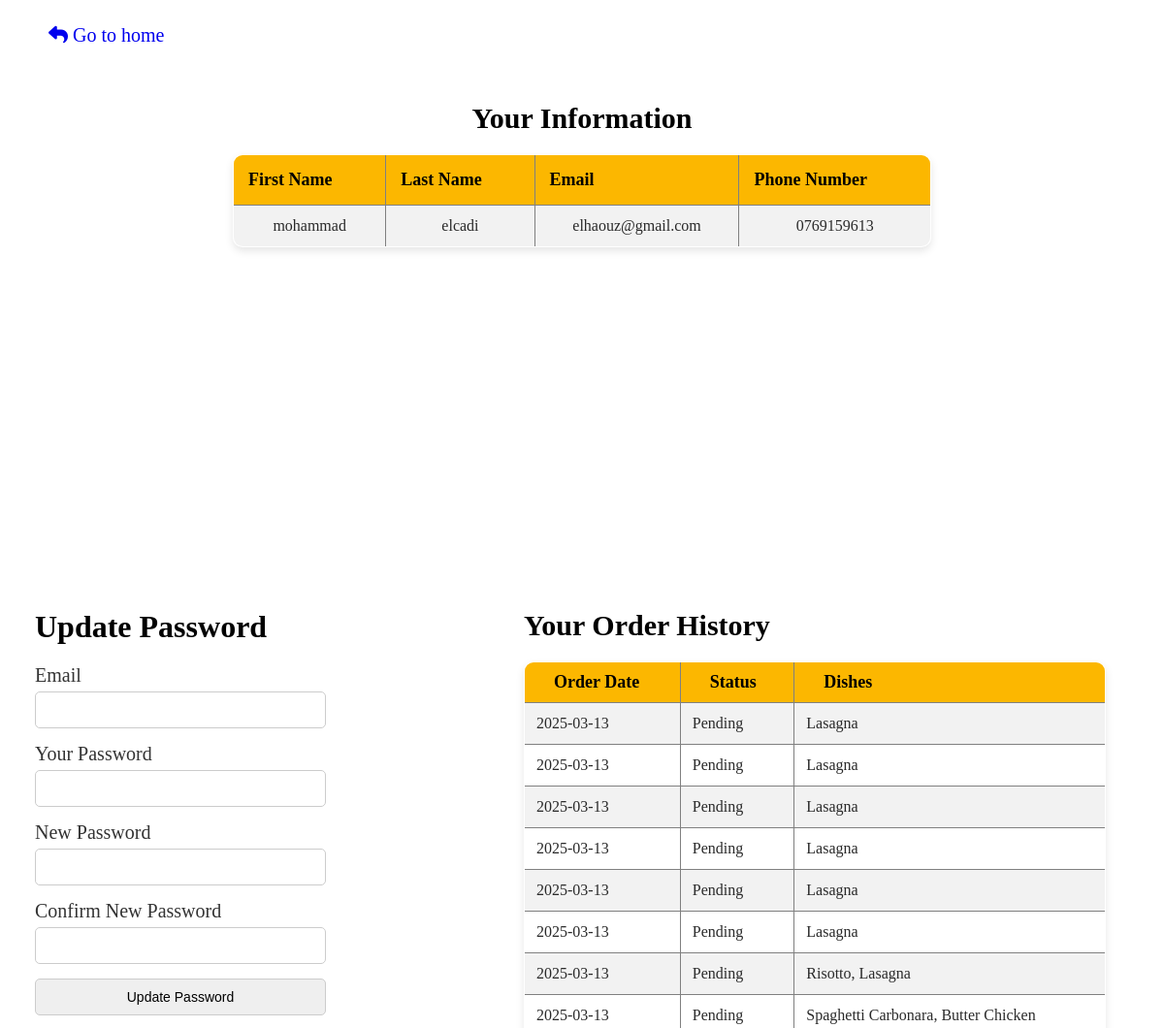
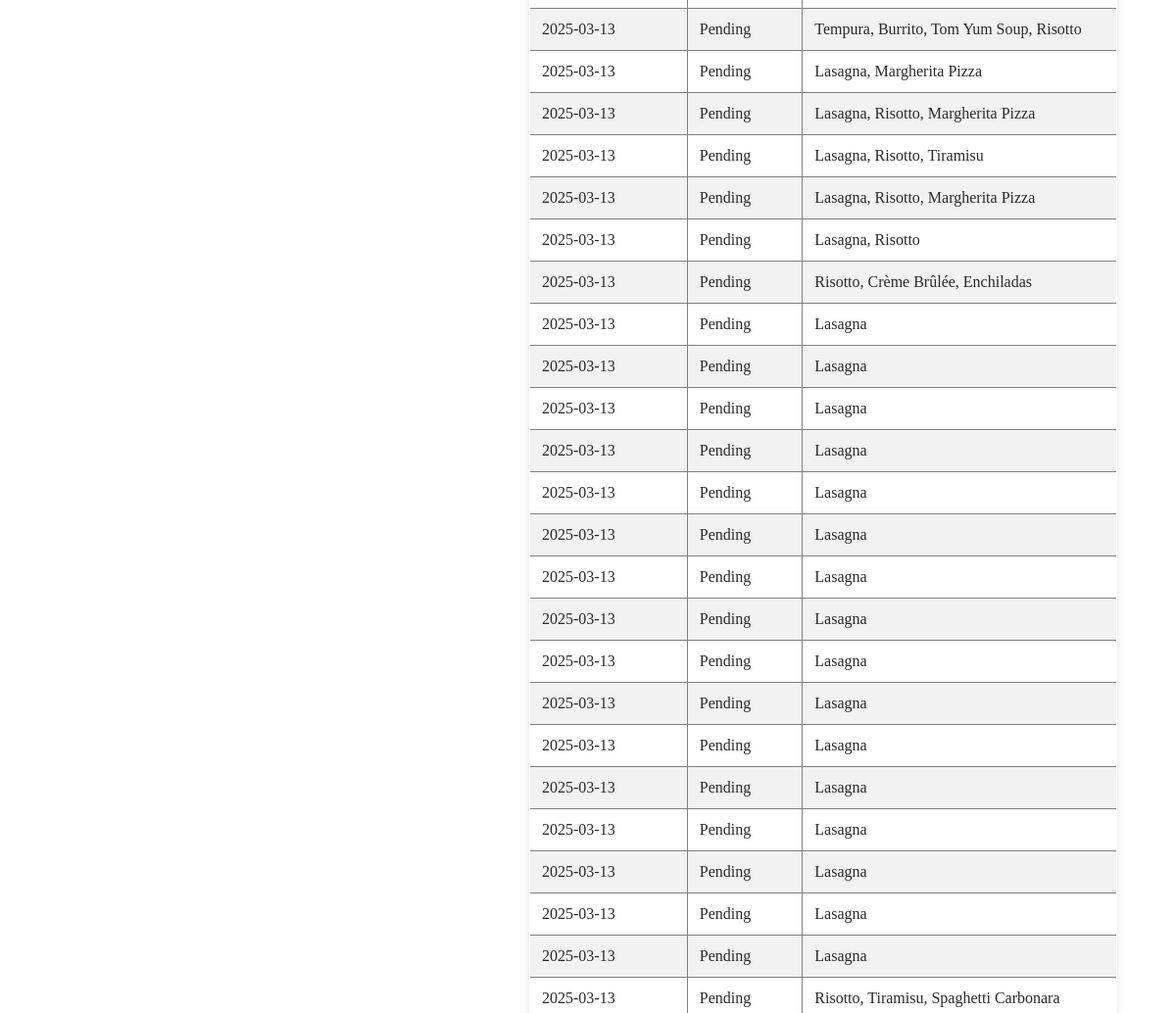
/profile.php (signed in), run on the app's committed database (2 pictures, top to bottom).
### tables this page shows
CREATE TABLE `users` (
  `user_id` int(11) NOT NULL,
  `first_name` varchar(50) NOT NULL,
  `last_name` varchar(50) NOT NULL,
  `email` varchar(100) NOT NULL,
  `phone_number` varchar(50) DEFAULT NULL,
  `password` varchar(255) NOT NULL
);

CREATE TABLE `orders` (
  `order_id` int(11) NOT NULL,
  `order_date` date DEFAULT NULL,
  `status` varchar(50) NOT NULL,
  `user_id` int(11) NOT NULL,
  `address_id` int(11) NOT NULL
);

CREATE TABLE `dishes` (
  `dish_id` int(11) NOT NULL,
  `dish_price` decimal(10,2) NOT NULL,
  `dish_name` varchar(255) DEFAULT NULL,
  `category_id` int(11) NOT NULL,
  `image_url` varchar(200) NOT NULL
);

### profile.php (the view, shortened to what this page needs)
<?php
$sdn = "mysql:host=localhost;dbname=resturent_db";
$user = "root";
$pass = "";
try {
    $pdo = new PDO($sdn, $user, $pass);
    $user_id = $_SESSION['user_id'];
    $orderQuery = "SELECT orders.order_id, orders.order_date, orders.status, dishes.dish_name
                   FROM orders
                   JOIN order_details ON orders.order_id = order_details.order_id
                   JOIN dishes ON order_details.dish_id = dishes.dish_id
                   WHERE orders.user_id = :user_id
                   ORDER BY orders.order_date DESC";
    $stmt = $pdo->prepare($orderQuery);
    $stmt->execute(['user_id' => $user_id]);
    $orders = $stmt->fetchAll(PDO::FETCH_ASSOC);
    $userQuery = "SELECT first_name, last_name, email, phone_number FROM users WHERE user_id = :user_id";
    $stmt = $pdo->prepare($userQuery);
    $stmt->execute(['user_id' => $user_id]);
    $user_info = $stmt->fetch(PDO::FETCH_ASSOC);
} catch (PDOException $e) {
    echo "Connection error: " . $e->getMessage();
}
?>
<!DOCTYPE html>
<html lang="en">
<head>
    <link rel="stylesheet" href="style/profile.css">
    <link rel="stylesheet" href="https://cdnjs.cloudflare.com/ajax/libs/font-awesome/6.7.2/css/all.min.css">
</head>
<body>
<a class="gohome" href="http://localhost/restorant/"><i class="fa-solid fa-reply"></i> Go to home</a>
<div class="container">
    <div class="userinfo">
        <h2>Your Information</h2>
        <table border="1">
            <tr>
                <th>First Name</th>
                <th>Last Name</th>
                <th>Email</th>
                <th>Phone Number</th>
            </tr>
            <tr>
                <td><?php echo htmlspecialchars($user_info['first_name']); ?></td>
                <td><?php echo htmlspecialchars($user_info['last_name']); ?></td>
                <td><?php echo htmlspecialchars($user_info['email']); ?></td>
                <td><?php echo htmlspecialchars($user_info['phone_number']); ?></td>
            </tr>
        </table>
    </div>
    <div class="hestory">
        <h2>Your Order History</h2>
        <table border="1">
            <tr>
                <th>Order Date</th>
                <th>Status</th>
                <th>Dishes</th>
            </tr>
            <?php
            if (!empty($orders)) {
                $current_order = null;
                foreach ($orders as $order) {
                    if ($current_order !== $order['order_id']) {
                        if ($current_order !== null) {
                            echo "</td></tr>";
                        }
                        echo "<tr>";
                        echo "<td>" . $order['order_date'] . "</td>";
                        echo "<td>" . $order['status'] . "</td>";
                        echo "<td>" . $order['dish_name'];
                        $current_order = $order['order_id'];
                    } else {
                        echo ", " . $order['dish_name'];
                    }
                }
                echo "</td></tr>";
            } else {
                echo "<tr><td colspan='3'>No orders found</td></tr>";
            }
            ?>
        </table>
    </div>
    <div class="updatpass">
        <h1>Update Password</h1>
        <form method="POST">
            <label for="email">Email</label>
            <input type="email" id="email" name="email" required>
            <label for="password">Your Password</label>
            <input type="password" id="password" name="password" required>
            <label for="new_password">New Password</label>
            <input type="password" id="new_password" name="new_password" required>
            <label for="confirm_password">Confirm New Password</label>
            <input type="password" id="confirm_password" name="confirm_password" required>
            <input type="submit" name="submit" value="Update Password">
        </form>
    </div>
</div>
</body>
</html>

### style/profile.css (style rules this page uses)
* { margin: 0; padding: 0; box-sizing: border-box; }
:root { --main-color: #fcb700; --back-color: #ffffff; --parag-color: #2a2a2a; --dark-red: #d01418; --border-color: #6666662a; --name-item: #0066c0; }
body .gohome { position: absolute; top: 25px; left: 50px; text-decoration: none; font-size: 20px; }
body .updatpass { width: 25%; display: inline-block; position: absolute; top: 30%; left: 3%; }
body .updatpass form { margin-top: 20px; }
body .updatpass label { display: block; font-size: 20px; margin-bottom: 5px; color: #333; }
body .updatpass input { width: 100%; padding: 10px; border: 1px solid #ccc; border-radius: 5px; font-size: 14px; outline: none; margin-bottom: 15px; }
body .container .hestory { position: absolute; right: 5%; top: 30%; width: 50%; }
body .container .hestory h2 { margin-bottom: 20px; font-size: 30px; }
body .container .hestory table tr th, body .container .hestory table td { padding: 10px 30px; }
body .container .hestory table { width: 100%; border-collapse: collapse; box-shadow: 0px 4px 8px rgba(0, 0, 0, 0.1); border-radius: 10px; overflow: hidden; }
body .container .hestory table th { background-color: var(--main-color); padding: 15px; text-align: left; font-size: 18px; }
body .container .hestory table td { padding: 12px; font-size: 16px; color: var(--parag-color); }
body .container .hestory table tr:nth-child(even) { background-color: rgba(0, 0, 0, 0.05); }
body .container .userinfo { position: absolute; left: 50%; transform: translateX(-50%); top: 5%; width: 60%; text-align: center; }
body .container .userinfo h2 { margin-bottom: 20px; font-size: 30px; }
body .container .userinfo table { width: 100%; border-collapse: collapse; box-shadow: 0px 4px 8px rgba(0, 0, 0, 0.1); border-radius: 10px; overflow: hidden; }
body .container .userinfo table th { background-color: var(--main-color); padding: 15px; text-align: left; font-size: 18px; }
body .container .userinfo table td { padding: 12px; font-size: 16px; color: var(--parag-color); }
body .container .userinfo table tr:nth-child(even) { background-color: rgba(0, 0, 0, 0.05); }

### data on the page
users: first_name "mohammad", last_name "elcadi", email "elhaouz@gmail.com", phone_number "0769159613"
orders: order_date "2025-03-13", status "Pending", dishes.dish_name "Lasagna"
orders: order_date "2025-03-13", status "Pending", dishes.dish_name "Lasagna"
orders: order_date "2025-03-13", status "Pending", dishes.dish_name "Lasagna"
orders: order_date "2025-03-13", status "Pending", dishes.dish_name "Lasagna"
orders: order_date "2025-03-13", status "Pending", dishes.dish_name "Lasagna"
orders: order_date "2025-03-13", status "Pending", dishes.dish_name "Lasagna"
orders: order_date "2025-03-13", status "Pending", dishes.dish_name "Risotto", dishes.dish_name "Lasagna"
orders: order_date "2025-03-13", status "Pending", dishes.dish_name "Spaghetti Carbonara", dishes.dish_name "Butter Chicken"
orders: order_date "2025-03-13", status "Pending", dishes.dish_name "Tempura", dishes.dish_name "Burrito", dishes.dish_name "Tom Yum Soup", dishes.dish_name "Risotto"
orders: order_date "2025-03-13", status "Pending", dishes.dish_name "Lasagna", dishes.dish_name "Margherita Pizza"
orders: order_date "2025-03-13", status "Pending", dishes.dish_name "Lasagna", dishes.dish_name "Risotto", dishes.dish_name "Margherita Pizza"
orders: order_date "2025-03-13", status "Pending", dishes.dish_name "Lasagna", dishes.dish_name "Risotto", dishes.dish_name "Tiramisu"
orders: order_date "2025-03-13", status "Pending", dishes.dish_name "Lasagna", dishes.dish_name "Risotto", dishes.dish_name "Margherita Pizza"
orders: order_date "2025-03-13", status "Pending", dishes.dish_name "Lasagna", dishes.dish_name "Risotto"
orders: order_date "2025-03-13", status "Pending", dishes.dish_name "Risotto", dishes.dish_name "Crème Brûlée", dishes.dish_name "Enchiladas"
orders: order_date "2025-03-13", status "Pending", dishes.dish_name "Lasagna"
orders: order_date "2025-03-13", status "Pending", dishes.dish_name "Lasagna"
orders: order_date "2025-03-13", status "Pending", dishes.dish_name "Lasagna"
orders: order_date "2025-03-13", status "Pending", dishes.dish_name "Lasagna"
orders: order_date "2025-03-13", status "Pending", dishes.dish_name "Lasagna"
orders: order_date "2025-03-13", status "Pending", dishes.dish_name "Lasagna"
orders: order_date "2025-03-13", status "Pending", dishes.dish_name "Lasagna"
orders: order_date "2025-03-13", status "Pending", dishes.dish_name "Lasagna"
orders: order_date "2025-03-13", status "Pending", dishes.dish_name "Lasagna"
orders: order_date "2025-03-13", status "Pending", dishes.dish_name "Lasagna"
orders: order_date "2025-03-13", status "Pending", dishes.dish_name "Lasagna"
orders: order_date "2025-03-13", status "Pending", dishes.dish_name "Lasagna"
orders: order_date "2025-03-13", status "Pending", dishes.dish_name "Lasagna"
orders: order_date "2025-03-13", status "Pending", dishes.dish_name "Lasagna"
orders: order_date "2025-03-13", status "Pending", dishes.dish_name "Lasagna"
orders: order_date "2025-03-13", status "Pending", dishes.dish_name "Lasagna"
orders: order_date "2025-03-13", status "Pending", dishes.dish_name "Risotto", dishes.dish_name "Tiramisu", dishes.dish_name "Spaghetti Carbonara"
